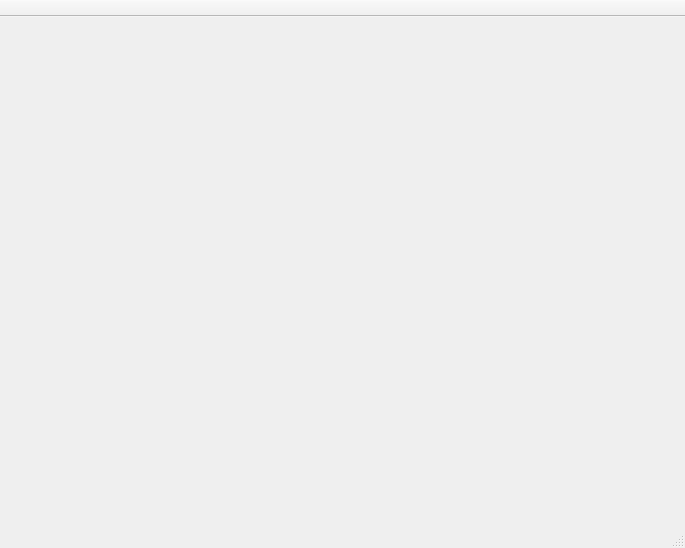
<?xml version="1.0" encoding="UTF-8"?>
<ui version="4.0">
 <class>ZooCmdUIClass</class>
 <widget class="QMainWindow" name="ZooCmdUIClass">
  <property name="geometry">
   <rect>
    <x>0</x>
    <y>0</y>
    <width>685</width>
    <height>548</height>
   </rect>
  </property>
  <property name="windowTitle">
   <string>zooCmdUI</string>
  </property>
  <property name="windowIcon">
   <iconset resource="zooCmdUI.qrc">
    <normaloff>:/images/Resources/images/app.png</normaloff>:/images/Resources/images/app.png</iconset>
  </property>
  <widget class="QWidget" name="centralWidget">
   <layout class="QGridLayout" name="gridLayout_4">
    <item row="0" column="1">
     <layout class="QGridLayout" name="gridLayout_center"/>
    </item>
    <item row="0" column="2" rowspan="2">
     <layout class="QGridLayout" name="gridLayout_right"/>
    </item>
    <item row="0" column="0" rowspan="2">
     <layout class="QGridLayout" name="gridLayout_left"/>
    </item>
    <item row="1" column="1">
     <layout class="QGridLayout" name="gridLayout_bottom"/>
    </item>
   </layout>
  </widget>
  <widget class="QMenuBar" name="menuBar">
   <property name="geometry">
    <rect>
     <x>0</x>
     <y>0</y>
     <width>685</width>
     <height>23</height>
    </rect>
   </property>
  </widget>
  <widget class="QToolBar" name="mainToolBar">
   <property name="movable">
    <bool>false</bool>
   </property>
   <attribute name="toolBarArea">
    <enum>TopToolBarArea</enum>
   </attribute>
   <attribute name="toolBarBreak">
    <bool>false</bool>
   </attribute>
  </widget>
  <widget class="QStatusBar" name="statusBar"/>
 </widget>
 <layoutdefault spacing="6" margin="11"/>
 <resources>
  <include location="zooCmdUI.qrc"/>
 </resources>
 <connections/>
</ui>
